Frame 1 (no input): blank canvas, image omitted
Frame 60 (no input): blank canvas, image omitted
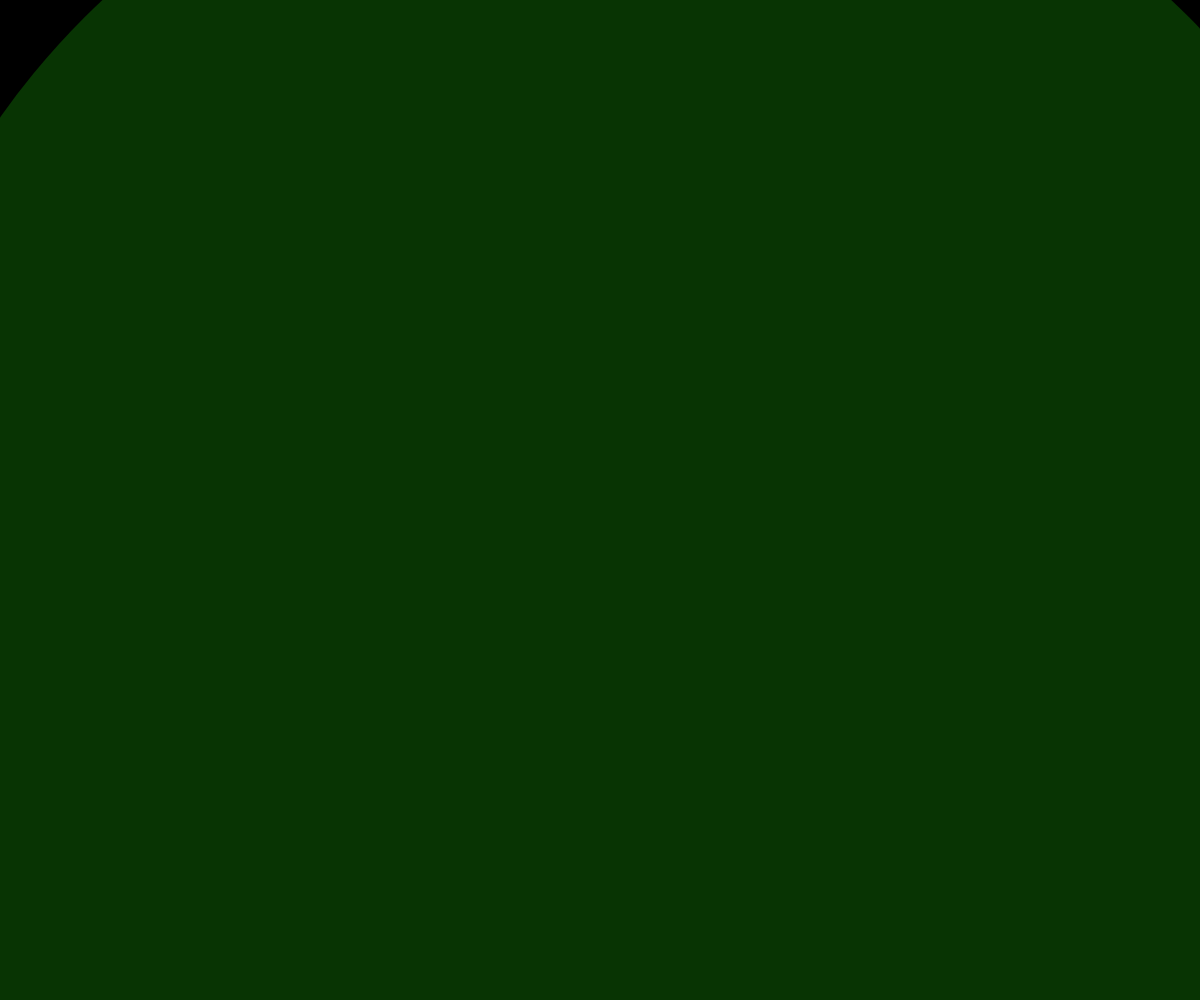
Frame 120 (the mouse pressed at the canvas centre since frame 60)

The p5.js sketch whose frames 1 and 60 were blank and that drew this single picture after the mouse press (run headless with seeded random() and noise() and a simulated clock; from frame 60 on, the mouse is pressed at the canvas centre):

// p5.js sketch
// ── sketch.js
let circles = [];
let prevMouseX;
let prevMouseY;
let canvasScale = 1;

function setup() {
  createCanvas(windowWidth, windowHeight);
  noStroke();
  prevMouseX = mouseX;
  prevMouseY = mouseY;
}

function draw() {
  background(0);

  // 마우스 위치에 따라 다양한 크기의 원 생성
  let circle = new Circle(mouseX, mouseY, prevMouseX, prevMouseY);
  circles.push(circle);

  // 생성된 모든 원을 업데이트하고 표시
  for (let i = circles.length - 1; i >= 0; i--) {
    circles[i].update();
    circles[i].display();
    if (circles[i].isFinished()) {
      circles.splice(i, 1);
    }
  }

  // 현재 마우스 위치를 저장
  prevMouseX = mouseX;
  prevMouseY = mouseY;
}

class Circle {
  constructor(x, y, prevX, prevY) {
    this.x = x;
    this.y = y;
    this.radius = dist(x, y, prevX, prevY); // 마우스 이동 거리에 따라 크기 설정
    this.color = color(random(255), random(255), random(255), 150);
    this.velocity = createVector(random(-2, 2), random(-2, 2));
    this.alpha = 255;
    this.flashDuration = 10; // 번쩍이는 효과의 지속 시간
    this.flashFrame = 0; // 현재 프레임에서의 번쩍이는 효과 지속 시간
  }

  update() {
    if (this.flashFrame > 0) {
      this.flashFrame--;
      this.color = color(255, 255, 255); // 번쩍이는 효과의 색상
    } else {
      this.x += this.velocity.x;
      this.y += this.velocity.y;
      this.alpha -= 1;
      this.color = color(random(255), random(255), random(255), 150);
    }
  }

  display() {
    fill(
      this.color.levels[0],
      this.color.levels[1],
      this.color.levels[2],
      this.alpha
    );
    ellipse(this.x, this.y, this.radius * 2, this.radius * 2);
  }

  isFinished() {
    return this.alpha <= 0;
  }

  flash() {
    this.flashFrame = this.flashDuration;
  }
}

function mouseMoved() {
  for (let i = 0; i < circles.length; i++) {
    circles[i].flash();
  }
}

function windowResized() {
  setCanvas();
}

function setCanvas() {
  canvasScale = min(windowWidth / 800, windowHeight / 600);
  resizeCanvas(800 * canvasScale, 600 * canvasScale);
}
